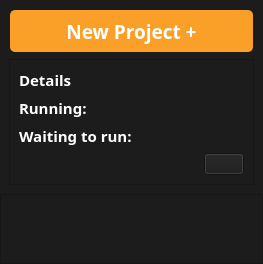
                  <widget class="QWidget" name="tabProcess">
                   <property name="styleSheet">
                    <string notr="true">QWidget{background:#1c1c1c}</string>
                   </property>
                   <attribute name="title">
                    <string>Process</string>
                   </attribute>
                   <layout class="QVBoxLayout" name="verticalLayout_6">
                    <property name="spacing">
                     <number>0</number>
                    </property>
                    <property name="leftMargin">
                     <number>0</number>
                    </property>
                    <property name="topMargin">
                     <number>0</number>
                    </property>
                    <property name="rightMargin">
                     <number>0</number>
                    </property>
                    <property name="bottomMargin">
                     <number>0</number>
                    </property>
                    <item alignment="Qt::AlignTop">
                     <widget class="QWidget" name="widget" native="true">
                      <layout class="QVBoxLayout" name="verticalLayout_7">
                       <item>
                        <widget class="QPushButton" name="btnAddprocess">
                         <property name="sizePolicy">
                          <sizepolicy hsizetype="Preferred" vsizetype="Fixed">
                           <horstretch>0</horstretch>
                           <verstretch>0</verstretch>
                          </sizepolicy>
                         </property>
                         <property name="minimumSize">
                          <size>
                           <width>0</width>
                           <height>44</height>
                          </size>
                         </property>
                         <property name="font">
                          <font>
                           <family>Arial Black</family>
                           <pointsize>14</pointsize>
                           <weight>75</weight>
                           <bold>true</bold>
                          </font>
                         </property>
                         <property name="styleSheet">
                          <string notr="true">QPushButton{color:#ffffff} QPushButton{
background:#faa028;border:2px solid rgba(0,0,0,0);
border-radius: 6px;
}

QPushButton::hover{background-color:#faab43} 
QPushButton::pressed{background-color:#faa028} </string>
                         </property>
                         <property name="text">
                          <string>New Project +</string>
                         </property>
                        </widget>
                       </item>
                       <item alignment="Qt::AlignTop">
                        <widget class="QFrame" name="frameShowItems">
                         <property name="minimumSize">
                          <size>
                           <width>0</width>
                           <height>0</height>
                          </size>
                         </property>
                         <property name="font">
                          <font>
                           <family>Arial Black</family>
                           <weight>75</weight>
                           <bold>true</bold>
                          </font>
                         </property>
                         <property name="styleSheet">
                          <string notr="true">QLabel{color:#ffffff}
QLineEdit{selection-background-color: #faa028; color:#ffffff;border:none }</string>
                         </property>
                         <property name="frameShape">
                          <enum>QFrame::StyledPanel</enum>
                         </property>
                         <property name="frameShadow">
                          <enum>QFrame::Raised</enum>
                         </property>
                         <layout class="QVBoxLayout" name="verticalLayout_8">
                          <item>
                           <widget class="QLabel" name="label">
                            <property name="font">
                             <font>
                              <family>Arial Black</family>
                              <pointsize>11</pointsize>
                              <weight>75</weight>
                              <bold>true</bold>
                             </font>
                            </property>
                            <property name="text">
                             <string>Details</string>
                            </property>
                           </widget>
                          </item>
                          <item>
                           <layout class="QHBoxLayout" name="horizontalLayout_4">
                            <item alignment="Qt::AlignLeft">
                             <widget class="QLabel" name="label_2">
                              <property name="minimumSize">
                               <size>
                                <width>100</width>
                                <height>0</height>
                               </size>
                              </property>
                              <property name="font">
                               <font>
                                <family>Arial Black</family>
                                <pointsize>11</pointsize>
                                <weight>75</weight>
                                <bold>true</bold>
                               </font>
                              </property>
                              <property name="text">
                               <string>Running: </string>
                              </property>
                             </widget>
                            </item>
                            <item>
                             <widget class="QLineEdit" name="lineEditRunningBag">
                              <property name="readOnly">
                               <bool>true</bool>
                              </property>
                             </widget>
                            </item>
                           </layout>
                          </item>
                          <item>
                           <layout class="QHBoxLayout" name="horizontalLayout_5">
                            <item alignment="Qt::AlignLeft">
                             <widget class="QLabel" name="label_3">
                              <property name="minimumSize">
                               <size>
                                <width>100</width>
                                <height>0</height>
                               </size>
                              </property>
                              <property name="font">
                               <font>
                                <family>Arial Black</family>
                                <pointsize>11</pointsize>
                                <weight>75</weight>
                                <bold>true</bold>
                               </font>
                              </property>
                              <property name="text">
                               <string>Waiting to run:</string>
                              </property>
                             </widget>
                            </item>
                            <item>
                             <widget class="QLineEdit" name="lineEditWaitingBags">
                              <property name="readOnly">
                               <bool>true</bool>
                              </property>
                             </widget>
                            </item>
                           </layout>
                          </item>
                          <item alignment="Qt::AlignRight">
                           <widget class="QPushButton" name="btnProcessDetails">
                            <property name="minimumSize">
                             <size>
                              <width>20</width>
                              <height>20</height>
                             </size>
                            </property>
                            <property name="styleSheet">
                             <string notr="true">QPushButton{color:#ffffff} 

QPushButton::hover{color:#faab43} 
QPushButton::pressed{color:#ffffff} </string>
                            </property>
                            <property name="text">
                             <string/>
                            </property>
                            <property name="iconSize">
                             <size>
                              <width>20</width>
                              <height>20</height>
                             </size>
                            </property>
                           </widget>
                          </item>
                         </layout>
                        </widget>
                       </item>
                      </layout>
                     </widget>
                    </item>
                    <item>
                     <widget class="QWidget" name="widgetProcessList" native="true">
                      <property name="sizePolicy">
                       <sizepolicy hsizetype="Preferred" vsizetype="Expanding">
                        <horstretch>0</horstretch>
                        <verstretch>0</verstretch>
                       </sizepolicy>
                      </property>
                      <property name="minimumSize">
                       <size>
                        <width>0</width>
                        <height>0</height>
                       </size>
                      </property>
                      <property name="styleSheet">
                       <string notr="true"/>
                      </property>
                      <layout class="QGridLayout" name="gridLayout">
                       <property name="leftMargin">
                        <number>0</number>
                       </property>
                       <property name="topMargin">
                        <number>0</number>
                       </property>
                       <property name="rightMargin">
                        <number>0</number>
                       </property>
                       <property name="bottomMargin">
                        <number>0</number>
                       </property>
                       <property name="spacing">
                        <number>0</number>
                       </property>
                       <item row="0" column="0">
                        <widget class="QScrollArea" name="scrollAreaProcess">
                         <property name="styleSheet">
                          <string notr="true"/>
                         </property>
                         <property name="widgetResizable">
                          <bool>true</bool>
                         </property>
                         <widget class="QWidget" name="scrollAreaWidgetContents">
                          <property name="geometry">
                           <rect>
                            <x>0</x>
                            <y>0</y>
                            <width>348</width>
                            <height>352</height>
                           </rect>
                          </property>
                          <property name="sizePolicy">
                           <sizepolicy hsizetype="Preferred" vsizetype="Expanding">
                            <horstretch>0</horstretch>
                            <verstretch>0</verstretch>
                           </sizepolicy>
                          </property>
                         </widget>
                        </widget>
                       </item>
                      </layout>
                     </widget>
                    </item>
                   </layout>
                  </widget>
